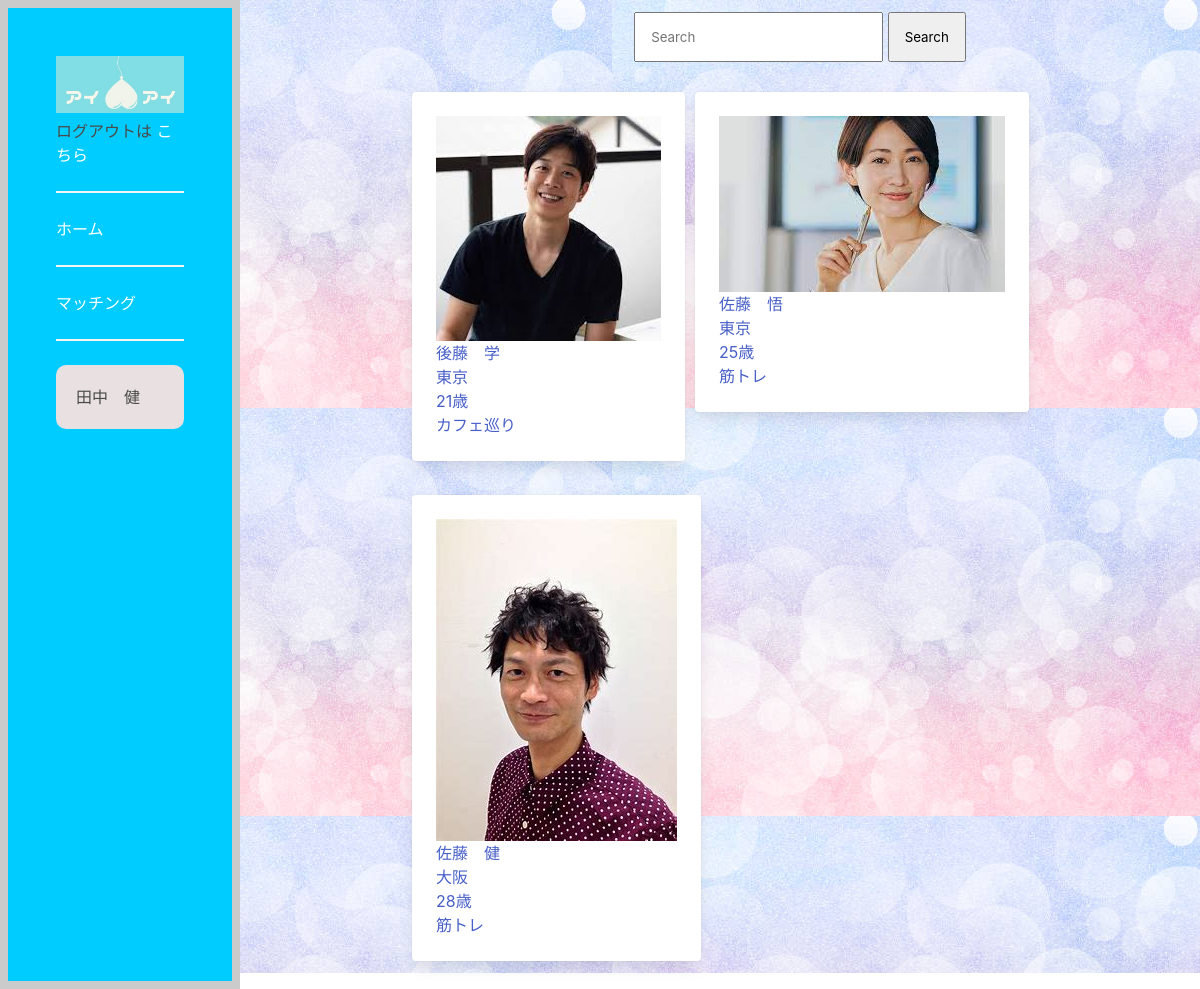
/profile_list/ (signed in), run on the app's committed database.
### dwitter/models.py (models this page shows, shortened)
class Account(models.Model):
    user = models.OneToOneField(User, on_delete=models.CASCADE)
    last_name = models.CharField(max_length=100)
    first_name = models.CharField(max_length=100)
    account_image = models.ImageField(upload_to="",blank=True)
    category = models.CharField(
        max_length=100,
        choices = CATEGORY,
    )
    area = models.CharField(max_length=100)
    age = models.CharField(max_length=100)
    hobby = models.CharField(max_length=100)

### dwitter/views.py (the view)
# urls.py: path("profile_list/", views.profile_list, name="profile_list" ),
@login_required
def profile_list(request):
        if 'q' in request.GET:
            q = request.GET['q']
            multiple_q = Q( Q(age__icontains=q) | Q(hobby__icontains=q)| Q(last_name__icontains=q)| Q(area__icontains=q))
            account = Account.objects.filter(multiple_q)
        else:
            account = Account.objects.exclude(user=request.user)
        context = {
            'account': account
        }
        return render(request, "dwitter/profile_list.html", context)

### dwitter/templates/dwitter/profile_list.html
{% extends 'base.html' %}
{% block content %}
<div class="column">
  <form class="center">
    <input class="search" name="q" type="search" placeholder="Search" aria-label="Search">
    <button class="btn" type="submit">Search</button>
  </form>
  <section class="row">
{% for account in account %}
    <div class="block">
      <div class="card">
        <a href="{% url 'profile' account.user.id %}">
          <div class="card-content">
            <div class="">
              <div class="">
                <figure class="image is-58x58">
                  <img src="{{ account.account_image.url}}" alt="{{ account.account_image}}" class="card-img-top">
                </figure>
              </div>
              <div class="media-content">
                <p>{{account.last_name}}　{{account.first_name}}</p>
                <p>{{ account.area }}</p>
                <p>{{ account.age }}歳</p>
                <p>{{ account.hobby }}</p>
              </div>
            </div>
          </div>
        </a>
      </div>
    </div>
{% endfor %}
</section>
</div>
{% endblock content %}

### dwitter/templates/base.html (shortened to what this page needs)
{% load static %}
<!DOCTYPE html>
<html lang="en">
<head>
     <link rel="stylesheet"
    href="https://cdn.jsdelivr.net/npm/bulma@0.9.3/css/bulma.min.css">
    <link rel="stylesheet" href="{% static 'css/dwitter.css' %}">
    <link rel="stylesheet" href="{% static 'css/dwitter-pages.css' %}">
</head>
<body>
    <section class=" is-success mb-4">
        <div class="hero-body">
            <img src={% static "css/main_image.jpg" %}>
            <p> ログアウトは
                <a href="{% url 'Logout' %}">こちら</a> <br>
                <hr>
                <a href="{% url 'dashboard' %}">ホーム</a> <br>
                <hr>
                <a href="{% url 'profile_list' %}">マッチング</a> <br>
                <hr>
            </p>
                <p class="login__user">{{user.account.last_name}}　{{user.account.first_name}}</p>
        </div>
        <div class="containera">
            <div class="">
                {% block content %}
                {% endblock content %}
            </div>
        </div>
</body>
</html>

### static/css/dwitter.css (style rules this page uses)
body { background-image: url(../css/BackGroundSample.jpg); }
.hero-body { height: 100%; width: 20%; background-color: #00CCFF; box-sizing: border-box; border: 8px solid rgb(203, 203, 203); position: fixed; }
.hero-body a { color: #fff; }
.containera { height: 100%; padding-left: 25em; }
.login__user { padding: 20px; border-radius: 10px; background-color: rgb(233, 225, 225); }

### static/css/dwitter-pages.css (style rules this page uses)
.row { gap: 10px; display: flex; flex-wrap: wrap; }
.center { text-align: center; padding-bottom: 30px; }
.search { padding: 15px; }
.btn { padding: 15px; }

### data on the page
Account: account_image (picture), last_name "後藤", first_name "学", area "東京", age "21", hobby "カフェ巡り"
Account: account_image (picture), last_name "佐藤", first_name "悟", area "東京", age "25", hobby "筋トレ"
Account: account_image (picture), last_name "佐藤", first_name "健", area "大阪", age "28", hobby "筋トレ"

### other printed values
{{ user.account.last_name }} "田中"
{{ user.account.first_name }} "健"
